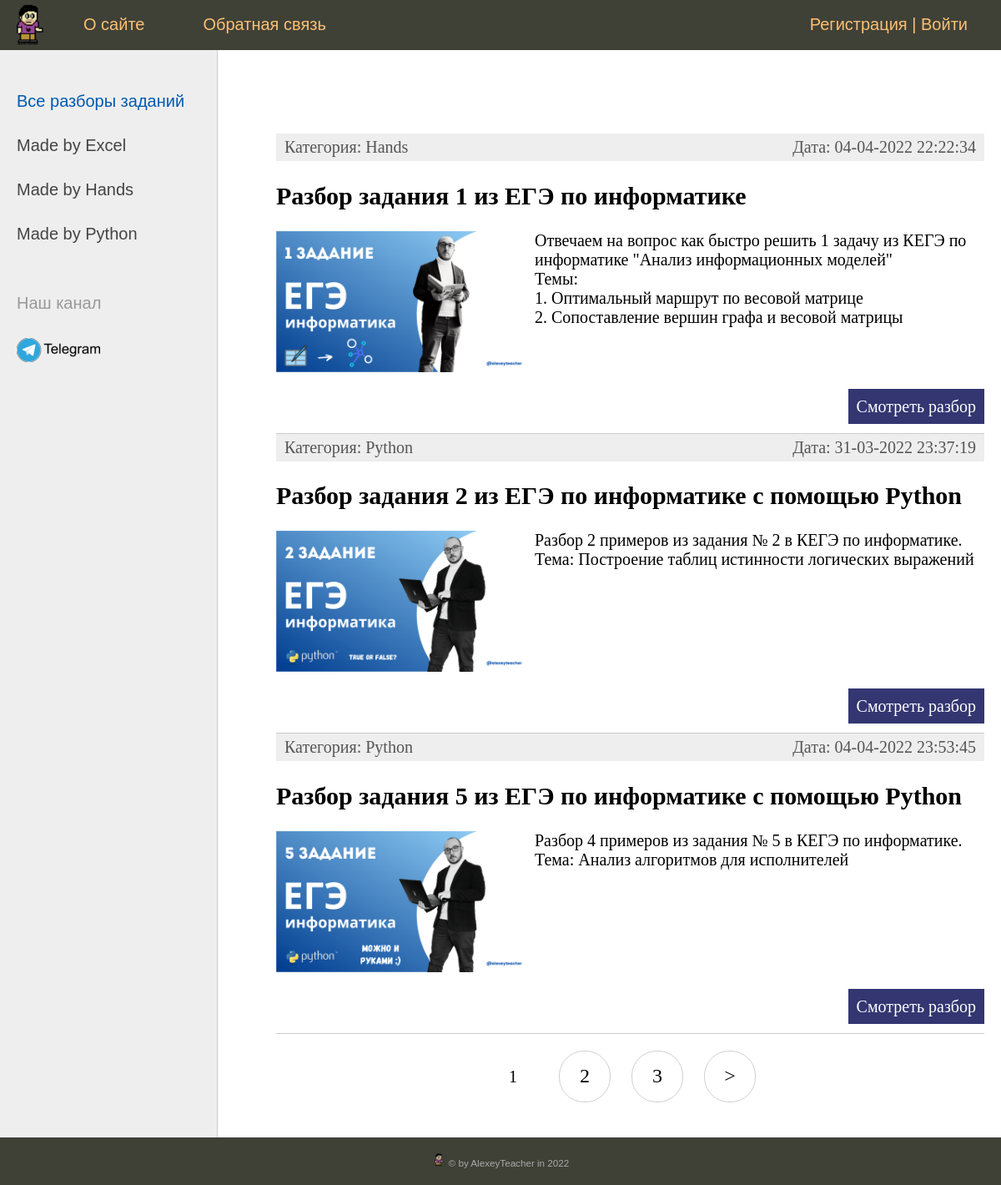
The app's page /, older data.
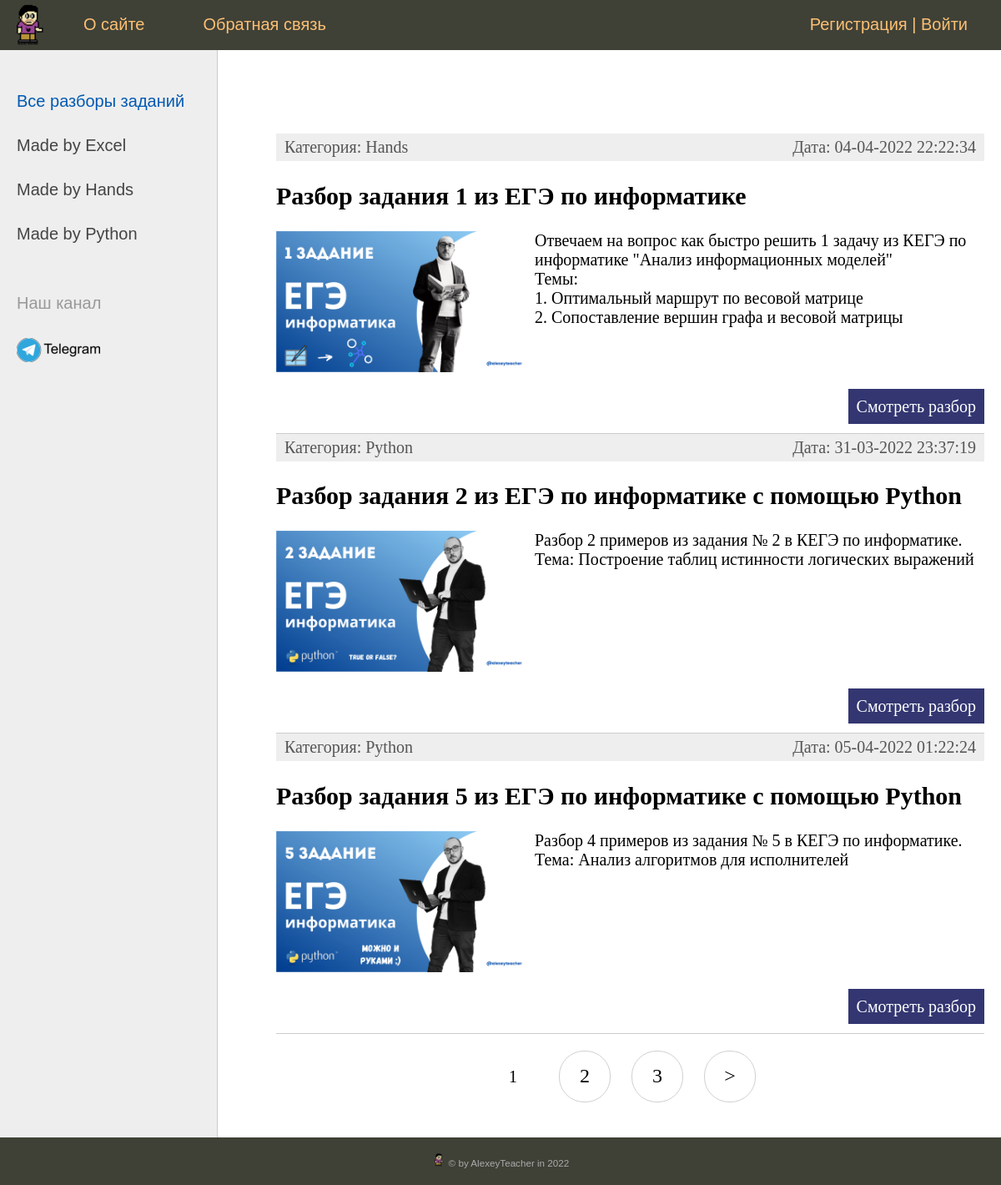
The same page, newer data.
### ege_task/models.py (models this page shows, shortened)
class Category(models.Model):
    name = models.CharField(max_length=100, db_index=True, verbose_name='Способ решения')
    def __str__(self):
        return self.name
    def get_absolute_url(self):
        return reverse('category', kwargs={'cat_id': self.pk})
    class Meta:
        verbose_name = 'Способ решения'
        verbose_name_plural = "Способы решений"

class Task(models.Model):
    number_task = models.CharField(max_length=10, default=28)
    title = models.CharField(max_length=255)
    content = models.TextField(blank=True)
    preview_image = models.ImageField(upload_to="images/%Y/%m/%d")
    video_url = models.CharField(max_length=255)
    time_create = models.DateTimeField(auto_now_add=True)
    time_update = models.DateTimeField(auto_now=True)
    is_published = models.BooleanField(default=False)
    cat = models.ForeignKey(Category, on_delete=models.PROTECT, null=True)
    def get_absolute_url(self):
        return reverse('task', kwargs={'number_task': self.number_task})
    class Meta:
        verbose_name = 'Разбор задачи'
        verbose_name_plural = "Разборы задач"
        ordering = ['time_create', 'number_task']

### ege_task/views.py (the view)
# urls.py: path('', EgeTaskHome.as_view(), name='home'),
class EgeTaskHome(DataMixin, ListView):
    model = Task
    template_name = 'ege_task/index.html'
    context_object_name = 'posts'
    def get_queryset(self):
        return Task.objects.filter(is_published=True).select_related('cat')
    def get_context_data(self, *, object_list=None, **kwargs):
        context = super().get_context_data(**kwargs)
        c_def = self.get_user_context(title='Главная страница')
        context.update(c_def)
        return context

### ege_task/templatetags/ege_task_tags.py (called while the page is built)
@register.inclusion_tag('ege_task/list_categories.html')
def show_categories(sort=None, cat_selected=0):
    if not sort:
        cats = Category.objects.all()
    else:
        cats = Category.objects.order_by(sort)
    return {'cats': cats, 'cat_selected': cat_selected}

### ege_task/utils.py (called while the page is built)
    def get_user_context(self, **kwargs):
        context = kwargs
        cats = Category.objects.all()
        user_menu = menu.copy()
        if not self.request.user.is_authenticated:
            user_menu.pop(1)
        context['menu'] = user_menu
        context['cats'] = cats
        if 'cat_selected' not in context:
            context['cat_selected'] = 0
        return context

### ege_task/templates/ege_task/index.html (shortened to what this page needs)
{%extends "ege_task/base.html"%}
{% block content %}
<ul class="list-articles">
    {% for post in posts %}
    <li><div class="article-panel">
        <p class="first">Категория: {{post.cat}}</p>
        <p class="last">Дата: {{post.time_update|date:"d-m-Y H:i:s"}}</p>
    </div>
        <h2>{{ post.title }}</h2>
        {% if post.preview_image %}
            <p><a href="{{post.get_absolute_url}}"><img class="img-article-left thumb" src="{{post.preview_image.url}}"></a></p>
        {% endif %}
        <p>{{ post.content|linebreaks }}</p>
        <p class="link-read-post"><a href="{{ post.get_absolute_url }}">Смотреть разбор</a></p>
    </li>
    {% endfor %}
</ul>
{% endblock %}

### ege_task/templates/ege_task/base.html (shortened to what this page needs)
{% load static %}
{% load ege_task_tags %}
<!DOCTYPE html>
<html lang="en" xmlns="http://www.w3.org/1999/html">
<head>
    <link type="text/css" href="{% static 'ege_task/css/styles.css' %}" rel="stylesheet"/>
</head>
<body>
<table class="table-page" border=0 cellpadding="0" cellspacing="0">
    <tr>
        <td valign="top">
            {% block mainmenu %}
            <div class="header">
                <ul id="mainmenu" class="mainmenu">
                    <li class="logo"><a href="{% url 'home' %}"><div class="logo"></div>
                    </a></li>
                    {% for m in menu %}
                    <li><a href="{% url m.url_name %}">{{m.title}}</a></li>
                    {% endfor %}
                    {% if request.user.is_authenticated %}
                        <li class="last">{{ user.username }} | <a href="{% url 'logout' %}">Выйти</a> </li>
                    {% else %}
                        <li class="last"><a href="{% url 'register' %}">Регистрация</a> | <a href="{% url 'login' %}">Войти</a> </li>
                    {% endif %}
                </ul>
            </div>
            {% endblock mainmenu %}
            <table class="table-content" border="0" cellpadding="0" cellspacing="0">
                <tr>
                    <td valign="top" class="left-chapters">
                        <ul id="leftchapters">
                            {% if cat_selected == 0 %}
                                <li class="selected">Все разборы заданий</li>
                            {% else %}
                                <li><a href="{% url 'home' %}">Все разборы заданий</a></li>
                            {% endif %}
                            {% show_categories 'name' cat_selected %}
                            <li class="share">
                                <p>Наш канал</p>
                                <a class="share-yt" href="https://t.me/alexeyteacher_chanel" target="_blank" rel="nofollow"</a>
                            </li>
                        </ul>
                    </td>
                    <td valign="top" class="content">
                        <div class="content-text">
                            {% block content %}
                            {% endblock %}
                            {% if page_obj.has_other_pages %}
                            <nav class="list-pages">
                                <ul>
                                    {% for p in paginator.page_range %}
                                        {% if page_obj.number == p %}
                                            <li class="page-num page-num-selected">{{ p }}</li>
                                        {% elif p >= page_obj.number|add:-2 and p <= page_obj.number|add:2 %}
                                            <li class="page-num">
                                                <a href="?page={{ p }}">{{ p }}</a>
                                            </li>
                                        {%endif%}
                                    {% endfor %}
                                    {% if page_obj.has_next %}
                                        <li class="page-num"><a href="?page={{ page_obj.next_page_number }}">&gt</a></li>
                                    {% endif %}
                                </ul>
                            </nav>
                            {% endif %}
                        </div>
                    </td>
                </tr>
            </table>
    <tr>
        <td valign="top">
            <div id="footer">
                <p align="center"> <img class="mb-2" src="{% static 'ege_task/images/logo.png' %}" alt="© by AlexeyTeacher 2022" width="16" height="16">
                <small class="mb-2" >© by AlexeyTeacher in 2022</small></p>
            </div>
        </td>
    </tr>
</table>
</body>
</html>

### ege_task/templates/ege_task/list_categories.html
{% for cat in cats %}
    {% if cat.pk == cat_selected %}
        <li class="selected">Made by {{cat.name}}</li>
    {% else %}
        <li><a href="{{ cat.get_absolute_url }}">Made by {{cat.name}}</a></li>
    {% endif %}
{% endfor %}

### ege_task/static/ege_task/css/styles.css (style rules this page uses)
html, body { font-family: 'Arial'; margin: 0; padding: 0; height: 100%; width: 100%; color: #444; }
a { color: #0059b2; text-decoration: none; }
img { max-width: 600px; height: auto; }
img.img-article-left { max-width: 600px; height: auto; float: left; padding: 0 10px 10px 0; }
img.img-article-left.thumb { max-width: 300px; height: auto; }
p.link-read-post { text-align: right; }
p.link-read-post a { padding: 10px; min-width: 100px; background: #333671; color: #fff; text-decoration: none; }
div.article-panel { background: #eee; padding: 5px 10px 5px 10px; box-sizing: border-box; overflow: hidden; color: #555; }
div.article-panel p.first { margin: 0; float: left; }
div.article-panel p.last { margin: 0; float: right; }
ul.list-articles { list-style: none; margin: 0; padding: 0; }
ul.list-articles li { border-bottom: 1px solid #ccc; }
.table-page { width: 100%; height: 100%; vertical-align: top; }
.table-page tr { height: 100%; }
.header { background: #3F4137; height: 60px; }
.logo { background: url('../images/logo.png') no-repeat 10px 5px; width: 70px; height: 60px; }
ul.mainmenu { list-style: none; margin: 0; padding: 0; height: 60px; color: #fdc073; font-size: 20px; overflow: hidden; }
ul.mainmenu li { float: left; margin: 18px 40px 0 30px; }
ul.mainmenu li.logo { margin: 0; }
ul.mainmenu li.last { float: right; }
ul.mainmenu li a { color: #fdc073; text-decoration: none; }
.table-content { width: 100%; min-height: 100%; height: 100%; }
.left-chapters { margin: 0; background: #eee; border-right: 1px solid #ccc; min-height: 100%; }
.left-chapters ul { width: 230px; min-height: 100%; margin: 0; padding: 20px 10px 10px 20px; list-style: none; font-size: 20px; }
.left-chapters ul li { margin: 30px 0 0 0; color: #999; }
.left-chapters ul li.selected { color: #0059b2; }
.left-chapters ul li a { color: #444; text-decoration: none; }
.left-chapters ul li.share { margin: 60px 0 0 0; }
.left-chapters ul li.share p { margin: 30px 0 30px 0; }
.left-chapters ul li.share a { display: inline-block; width: 40px; height: 40px; margin: 0 20px 0 0; }
.left-chapters ul li.share a.share-yt { width: 100%; height: 30px; background: url('../images/share_yt.png') no-repeat 0 0 }
.content { padding: 40px 20px 20px 40px; width: 100%; box-sizing: border-box; }
.content-text { margin: 60px 0 0 30px; color: #000; font-size: 20px; font-family: Yandex Sans Display Light; }
#footer { box-sizing: border-box; background: #3F4137; padding: 5px; color: #aaa; font-size: 14px; font-family: Verdana, Geneva, Arial, Helvetica; text-align: left; overflow: hidden; }
.list-pages { text-align: center; margin: 0 0 20px 0; }
.list-pages ul { margin: 20px 0 0 0; padding: 0; list-style: none; }
.list-pages ul li { display: inline-block; margin: 0 20px 0 0; }
.list-pages a { color: #000; font-size: 24px; text-decoration: none; }
.list-pages .page-num, .page-num-selected { display: inline-block; width: 60px; height: 44px; padding: 16px 0 0 0; border: 1px solid #d0d0d0; border-radius: 30px; }
.list-pages .page-num-selected { border: none; color: #000; font-size: 20px; }

Row changes from the older to the newer data that the page shows:
changed Task "Разбор задания 5 из ЕГЭ по информатике с помощью Python": time_update "04-04-2022 23:53:45" → "05-04-2022 01:22:24"
